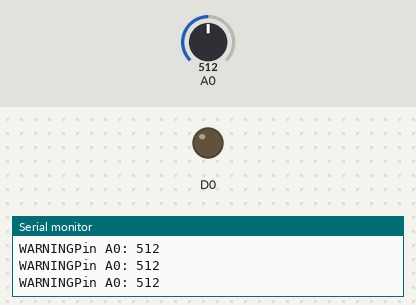
A sketch run on a simulated ESP8266 (NodeMCU). Parts: output pins drawn as LEDs (lit = HIGH), the last lines printed to the serial monitor. The test bench sets the inputs (shaded band); at power-on: A0 = 512.

Above: at 1.2 s.
1.3 s: A0 set to 318
4.3 s: A0 set to 283
At 5.1 s:
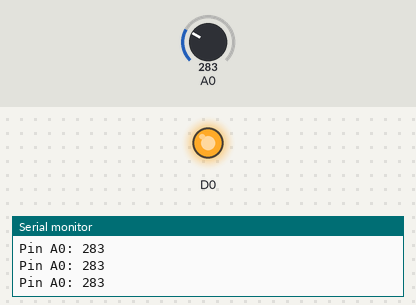
5.8 s: A0 set to 306
At 6.3 s:
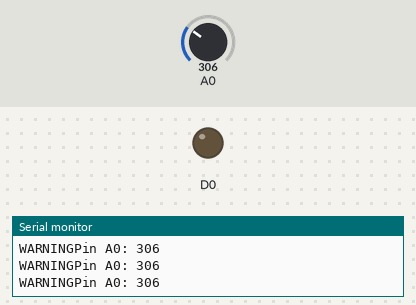
7.3 s: A0 set to 290
At 7.6 s:
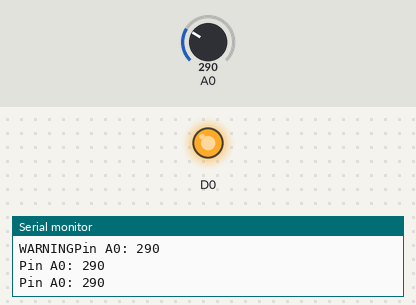
Timing chart, 0 to 9.8 s (numbered marks = the images above; inputs shaded):
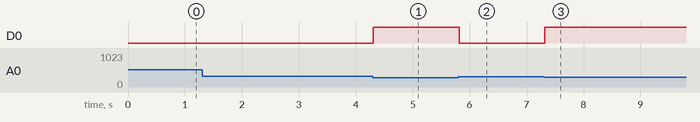

The sketch:

MQ-2.ino
```cpp
/*
การต่ออุปกรณ์ สามารถอ่านเพิ่มได้ที่ Link : https://www.ab.in.th/b/12
*/

int sensorThres = 300;  //ตั้ง ค่าความหนาของตวัน แก๊ส ก๊าซที่ 400

void setup() {
  Serial.begin(9600);
   pinMode(A0, INPUT);
   pinMode(D0, OUTPUT);
}

void loop() {
  int analogSensor = analogRead(A0);
  Serial.print("Pin A0: ");
  Serial.println(analogSensor);

  if (analogSensor > sensorThres)  {
    Serial.print("WARNING");
    digitalWrite(D0,LOW);

  }

  else  {

    digitalWrite(D0,HIGH);
  }
  delay(100);
}
```

Measured:
- the behaviour switches between 301 and 300 on A0 (found by bisection; images 0 and 1)
- after the input at 4.3 s, D0: LOW → HIGH at once
- after the input at 5.8 s, D0: HIGH → LOW at once
- after the input at 7.3 s, D0: LOW → HIGH at once
